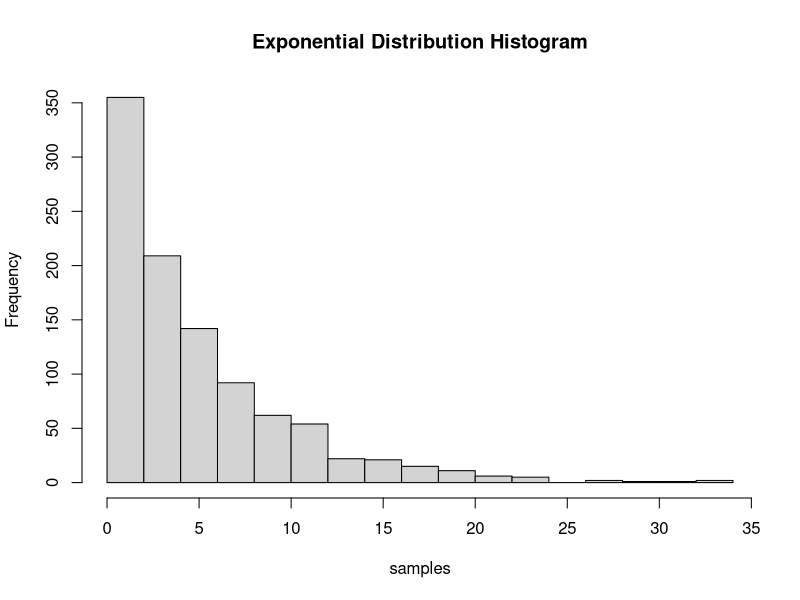

Write R code to recreate this figure.
#Given the parameter (lambda)
lambda <- 0.2

#Calculate Mean(Expected Value)
mean_value <- 1/lambda
mean_value

#Calculate Variance
variance_value <- 1/(lambda^2)
variance_value

#Generate random samples from the exponential distribution
sample_size <- 1000 #You can adjust the sample size
samples <- rexp(sample_size,rate = lambda)

#Create a Histogram
hist(samples,breaks=20,main="Exponential Distribution Histogram")
